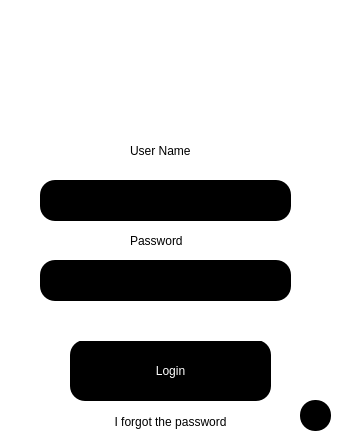
<?xml version="1.0" encoding="UTF-8"?>
<ui version="4.0">
 <class>Login_inicializador</class>
 <widget class="QWidget" name="Login_inicializador">
  <property name="geometry">
   <rect>
    <x>0</x>
    <y>0</y>
    <width>339</width>
    <height>448</height>
   </rect>
  </property>
  <property name="windowTitle">
   <string>Manager Password</string>
  </property>
  <property name="windowIcon">
   <iconset>
    <normaloff>../img/Clowns_Password.ico</normaloff>../img/Clowns_Password.ico</iconset>
  </property>
  <property name="styleSheet">
   <string notr="true">background-color: rgb(255, 255, 255);</string>
  </property>
  <widget class="QLabel" name="label">
   <property name="geometry">
    <rect>
     <x>130</x>
     <y>130</y>
     <width>71</width>
     <height>41</height>
    </rect>
   </property>
   <property name="styleSheet">
    <string notr="true">font: 75 11pt &quot;Fixedsys&quot;;</string>
   </property>
   <property name="text">
    <string>User Name</string>
   </property>
  </widget>
  <widget class="QLabel" name="label_2">
   <property name="geometry">
    <rect>
     <x>130</x>
     <y>230</y>
     <width>71</width>
     <height>21</height>
    </rect>
   </property>
   <property name="styleSheet">
    <string notr="true">font: 75 11pt &quot;Fixedsys&quot;;</string>
   </property>
   <property name="text">
    <string>Password</string>
   </property>
  </widget>
  <widget class="QPushButton" name="enviado_dados">
   <property name="geometry">
    <rect>
     <x>70</x>
     <y>340</y>
     <width>201</width>
     <height>61</height>
    </rect>
   </property>
   <property name="styleSheet">
    <string notr="true">border-radius:15px;
color: rgb(255, 255, 255);
background-color: rgb(0, 0, 0);
font: 75 11pt &quot;Fixedsys&quot;;
</string>
   </property>
   <property name="text">
    <string>Login</string>
   </property>
  </widget>
  <widget class="QLineEdit" name="input_user_name">
   <property name="geometry">
    <rect>
     <x>40</x>
     <y>180</y>
     <width>251</width>
     <height>41</height>
    </rect>
   </property>
   <property name="styleSheet">
    <string notr="true">border-radius:15px;
border-style:outset;
background-color: rgb(0, 0, 0);
color: rgb(255, 255, 255);
font: 75 11pt &quot;Fixedsys&quot;;</string>
   </property>
   <property name="text">
    <string/>
   </property>
  </widget>
  <widget class="QLineEdit" name="input_user_password">
   <property name="geometry">
    <rect>
     <x>40</x>
     <y>260</y>
     <width>251</width>
     <height>41</height>
    </rect>
   </property>
   <property name="styleSheet">
    <string notr="true">border-radius:15px;
background-color: rgb(0, 0, 0);
color: rgb(255, 255, 255);
font: 75 11pt &quot;Fixedsys&quot;;</string>
   </property>
  </widget>
  <widget class="QPushButton" name="user_voltar">
   <property name="geometry">
    <rect>
     <x>300</x>
     <y>400</y>
     <width>31</width>
     <height>31</height>
    </rect>
   </property>
   <property name="styleSheet">
    <string notr="true">border-radius:15px;
color: rgb(255, 255, 255);
background-color: rgb(0, 0, 0);
font: 75 11pt &quot;Fixedsys&quot;;
</string>
   </property>
   <property name="text">
    <string/>
   </property>
   <property name="icon">
    <iconset>
     <normaloff>../img/seta.png</normaloff>../img/seta.png</iconset>
   </property>
  </widget>
  <widget class="QLabel" name="label_3">
   <property name="geometry">
    <rect>
     <x>110</x>
     <y>10</y>
     <width>111</width>
     <height>111</height>
    </rect>
   </property>
   <property name="text">
    <string/>
   </property>
   <property name="pixmap">
    <pixmap>../img/Clowns_Password_png.png</pixmap>
   </property>
   <property name="scaledContents">
    <bool>true</bool>
   </property>
  </widget>
  <widget class="QLabel" name="senha_user_invalido">
   <property name="geometry">
    <rect>
     <x>70</x>
     <y>310</y>
     <width>231</width>
     <height>31</height>
    </rect>
   </property>
   <property name="styleSheet">
    <string notr="true">font: 75 11pt &quot;Fixedsys&quot;;
color: rgb(0, 0, 0);</string>
   </property>
   <property name="text">
    <string/>
   </property>
  </widget>
  <widget class="QPushButton" name="esqueci_senha">
   <property name="geometry">
    <rect>
     <x>80</x>
     <y>410</y>
     <width>181</width>
     <height>23</height>
    </rect>
   </property>
   <property name="styleSheet">
    <string notr="true">color: rgb(0, 0, 0);
background-color: rgb(255, 255, 255);
font: 75 8pt &quot;Fixedsys&quot;;
border-radius:15px;
</string>
   </property>
   <property name="text">
    <string>I forgot the password</string>
   </property>
  </widget>
 </widget>
 <resources/>
 <connections/>
</ui>
